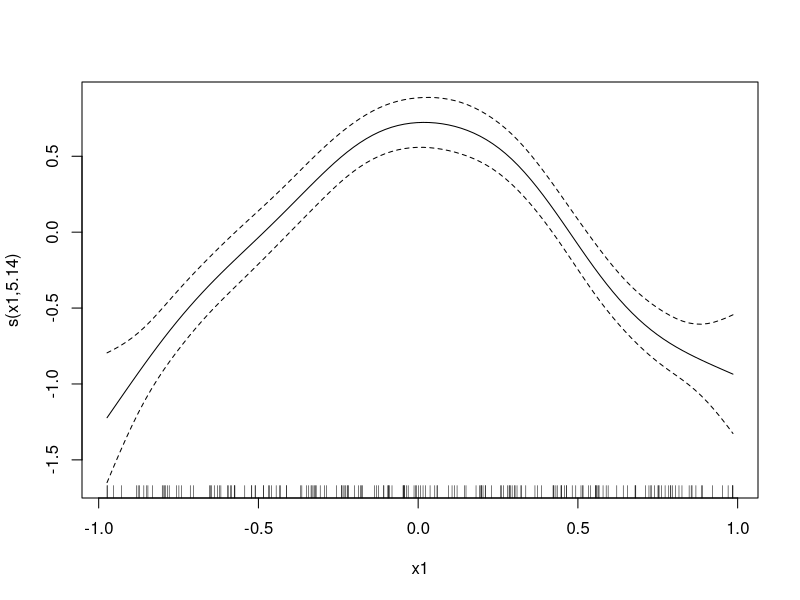
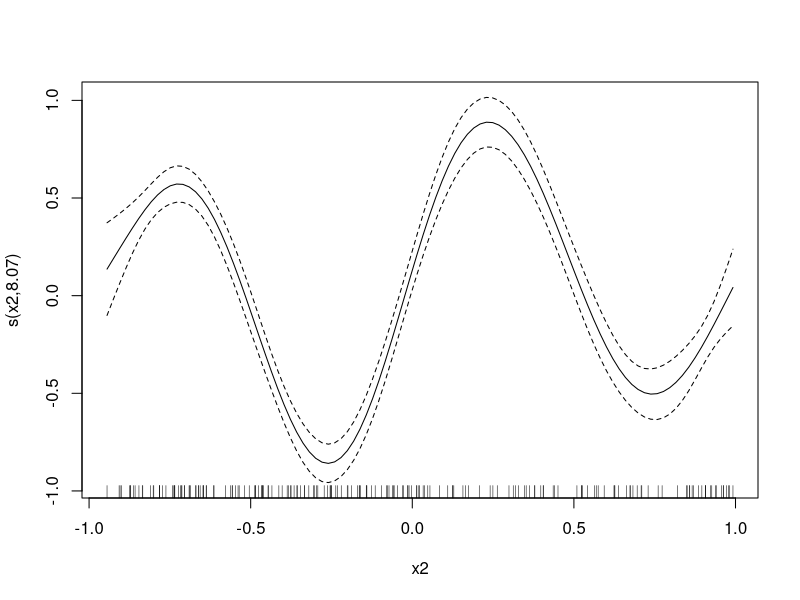
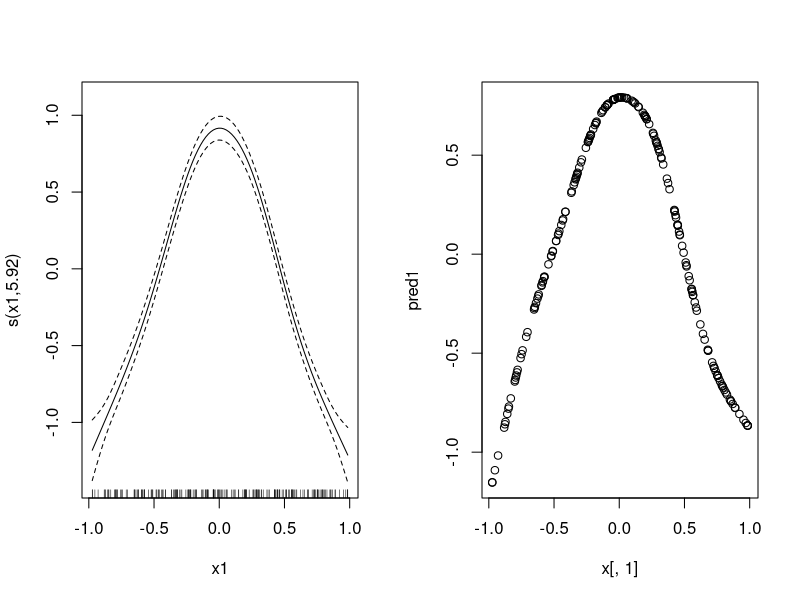
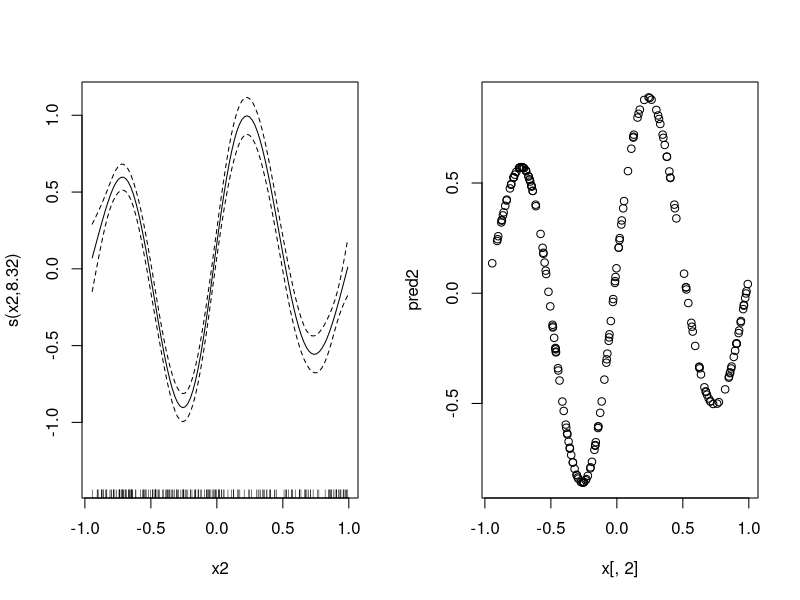

Write the R code that produced these figures, in order.
# Fitting a multivariate model
# Generalized additive models via backfitting
# We use the same simulation as Handout 5.1

# Set seed for reproducibility
set.seed(1)

# Simulate data with two covariates x1 and x2)
# Store the resulting covariates in x
x1 <- runif(200,-1,1)
x2 <- runif(200,-1,1)
x <- cbind(x1,x2)

# The function that will link the covariates and y
f<-function(x)
{	
	x1<-x[1]
	x2<-x[2]
	cos(x1*pi)+sin(x2*2*pi)*exp(-x2^2)
}

# Simulate error terms e
# Let y=f(x)+e
e <- rnorm(200,0,1/4)
y <- apply(x,1,f)+e #apply function 'f' to each row of matrix 'x' and add 'e' to each of value

# Store the response variable as ynew
ynew <- y

### Start Loop

# Fit a spline smoothing with ynew as response
# and x1 as predictor
library(mgcv)

dat<-data.frame(x,ynew)
fit1 <- gam(ynew~s(x1),data=dat)

# Plot the fit
plot(fit1)

# Store the predictions from this model
pred1 <- predict(fit1,type="response")

# Compute the residuals of the model
res1 <- residuals(fit1)

# Compute mean of the squared residuals
mean(res1^2)

# Replace ynew be the difference between 
# the observed and predicted values 
ynew <- y - pred1

# Fit a spline smoothing with ynew as response
# and x2 as predictor

dat<-data.frame(x,ynew)
fit2 <- gam(ynew~s(x2))

# Plot the fit
plot(fit2)

# Store the predicted values from this model
pred2 <- predict(fit2,type="response",newdata=dat)

# Compute the residuals of the model
res2 <- residuals(fit2)

# Compute mean of the squared residuals
mean(res2^2)

# Replace ynew be the difference between 
# the observed and predicted values 
ynew <- y - pred2

### End Loop

# Do it all at once (using the gam() function)
dat<-data.frame(x,y)
fit <- gam(y~s(x1)+s(x2),data=dat)

# Look at the fit
par(mfrow=c(1,2))
plot(fit,select=1)
plot(x[,1],pred1)

plot(fit,select=2)
plot(x[,2],pred2)
par(mfrow=c(1,1))